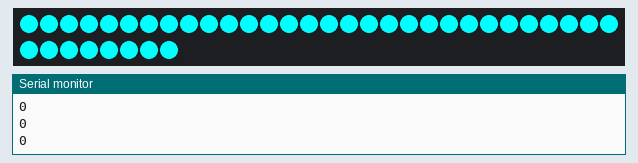
A sketch run on a simulated Arduino Uno, built with avr-gcc and run on an emulated ATmega328P. Parts: 38 RGB LEDs in strip order, left to right, continuing on the next row, the last lines printed to the serial monitor.

Above: at 0.4 s.
At 5.53 s:
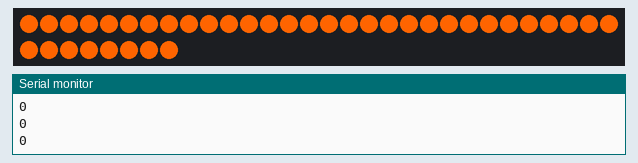

Measured:
- by itself, everything shown: repeats every 5.3 s, in 3 steps
- what the display in image 0 shows lasts 5.0 s, from 0.3 s to 5.3 s

The sketch:

VisFB_stage.ino
```cpp
#include <Adafruit_NeoPixel.h>

const int LED_PIN = 2;
const int LED_COUNT = 38;

int CNT = 0;
int ID = 0;

Adafruit_NeoPixel pixels(LED_COUNT, LED_PIN, NEO_GRB + NEO_KHZ800);

void setup()
{
    pixels.begin();
    Serial.begin(115200);
}

void loop()
{
    Serial.println(ID);
    int serial_input = Serial.read();
    if (serial_input != -1)
    {
        if (serial_input == 49)
        {
            ID = 1;
        }
        else if (serial_input == 50)
        {
            ID = 2;
        }
    }
    else
    {
        CNT += 1;
        delay(100);
        if (CNT > 50)
        {
            ID = 0;
            CNT = 0;
        }
    }

    if (CNT == 0)
    {
        for (int i = 0; i < LED_COUNT; i++)
        {
            pixels.setPixelColor(i, pixels.Color(0, 255, 0));
            pixels.show();
        }
    }
    else if (CNT == 1)
    {
        for (int i = 0; i < LED_COUNT; i++)
        {
            pixels.setPixelColor(i, pixels.Color(255, 100, 0));
            pixels.show();
        }
    }
    else if (CNT == 2)
    {
        for (int i = 0; i < LED_COUNT; i++)
        {
            pixels.setPixelColor(i, pixels.Color(0, 255, 255));
            pixels.show();
        }
    }
}
```
